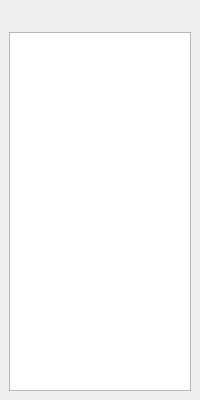
<?xml version="1.0" encoding="UTF-8"?>
<ui version="4.0">
 <class>DataSourceDockWidget</class>
 <widget class="QDockWidget" name="DataSourcesDockWidget">
  <property name="geometry">
   <rect>
    <x>0</x>
    <y>0</y>
    <width>200</width>
    <height>400</height>
   </rect>
  </property>
  <property name="windowTitle">
   <string>Data Sources</string>
  </property>
  <widget class="QWidget" name="dockWidgetContents">
   <layout class="QVBoxLayout" name="vertical_layout">
    <item>
     <widget class="QToolBar" name="toolbar">
      <property name="floatable"><bool>false</bool></property>
      <property name="iconSize"><size><width>16</width><height>16</height></size></property> 
     </widget>
    </item>
    <item>
     <widget class="QStackedWidget" name="stk_sourcesview">
      <widget class="QTableView" name="v_sources_table"/>
      <widget class="QTreeView" name="v_sources_tree"/>
     </widget>
    </item>
   </layout>
  </widget>
 </widget>
 <resources/>
 <connections/>
</ui>
